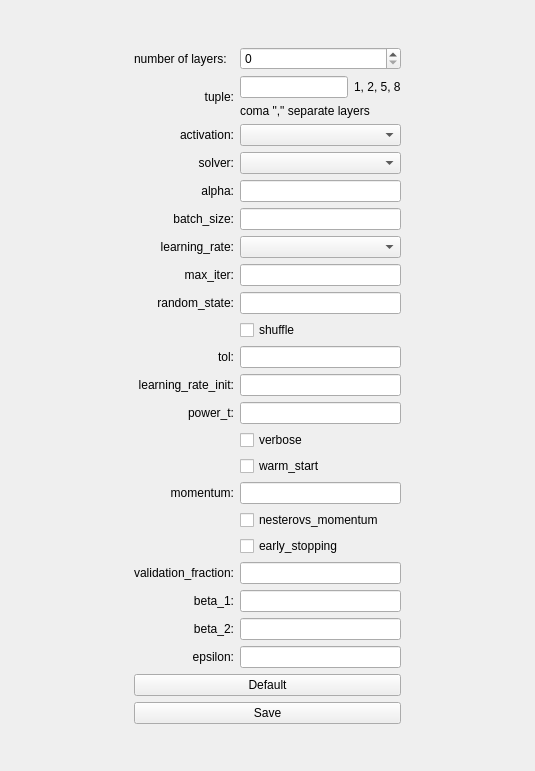
<?xml version="1.0" encoding="UTF-8"?>
<ui version="4.0">
 <class>Form</class>
 <widget class="QWidget" name="Form">
  <property name="geometry">
   <rect>
    <x>0</x>
    <y>0</y>
    <width>535</width>
    <height>771</height>
   </rect>
  </property>
  <property name="windowTitle">
   <string>Form</string>
  </property>
  <layout class="QHBoxLayout" name="horizontalLayout_3">
   <item>
    <layout class="QHBoxLayout" name="horizontalLayout">
     <item>
      <spacer name="horizontalSpacer">
       <property name="orientation">
        <enum>Qt::Horizontal</enum>
       </property>
       <property name="sizeHint" stdset="0">
        <size>
         <width>40</width>
         <height>20</height>
        </size>
       </property>
      </spacer>
     </item>
     <item>
      <layout class="QVBoxLayout" name="verticalLayout_4">
       <item>
        <spacer name="verticalSpacer">
         <property name="orientation">
          <enum>Qt::Vertical</enum>
         </property>
         <property name="sizeHint" stdset="0">
          <size>
           <width>20</width>
           <height>40</height>
          </size>
         </property>
        </spacer>
       </item>
       <item>
        <layout class="QVBoxLayout" name="verticalLayout_2">
         <item>
          <layout class="QGridLayout" name="gridLayout">
           <item row="0" column="0" colspan="2">
            <widget class="QLabel" name="label_9">
             <property name="text">
              <string>number of layers:</string>
             </property>
            </widget>
           </item>
           <item row="0" column="2">
            <widget class="QSpinBox" name="numberOfLayersspinBox"/>
           </item>
           <item row="1" column="0" colspan="2">
            <widget class="QLabel" name="label_16">
             <property name="text">
              <string>tuple:</string>
             </property>
             <property name="alignment">
              <set>Qt::AlignRight|Qt::AlignTrailing|Qt::AlignVCenter</set>
             </property>
            </widget>
           </item>
           <item row="1" column="2">
            <layout class="QVBoxLayout" name="verticalLayout_3">
             <item>
              <layout class="QHBoxLayout" name="horizontalLayout_2">
               <item>
                <widget class="QLineEdit" name="lineEdit"/>
               </item>
               <item>
                <widget class="QLabel" name="label_13">
                 <property name="text">
                  <string>1, 2, 5, 8</string>
                 </property>
                </widget>
               </item>
              </layout>
             </item>
             <item>
              <widget class="QLabel" name="label_14">
               <property name="text">
                <string>coma &quot;,&quot; separate layers</string>
               </property>
              </widget>
             </item>
            </layout>
           </item>
           <item row="2" column="0" colspan="2">
            <widget class="QLabel" name="label_2">
             <property name="text">
              <string>activation:</string>
             </property>
             <property name="alignment">
              <set>Qt::AlignRight|Qt::AlignTrailing|Qt::AlignVCenter</set>
             </property>
            </widget>
           </item>
           <item row="2" column="2">
            <widget class="QComboBox" name="activationComboBox"/>
           </item>
           <item row="3" column="0" colspan="2">
            <widget class="QLabel" name="label_3">
             <property name="text">
              <string>solver:</string>
             </property>
             <property name="alignment">
              <set>Qt::AlignRight|Qt::AlignTrailing|Qt::AlignVCenter</set>
             </property>
            </widget>
           </item>
           <item row="3" column="2">
            <widget class="QComboBox" name="solverComboBox"/>
           </item>
           <item row="4" column="1">
            <widget class="QLabel" name="label_4">
             <property name="text">
              <string>alpha:</string>
             </property>
             <property name="alignment">
              <set>Qt::AlignRight|Qt::AlignTrailing|Qt::AlignVCenter</set>
             </property>
            </widget>
           </item>
           <item row="4" column="2">
            <widget class="QLineEdit" name="alphaLineEdit"/>
           </item>
           <item row="5" column="0" colspan="2">
            <widget class="QLabel" name="label_5">
             <property name="text">
              <string>batch_size:</string>
             </property>
             <property name="alignment">
              <set>Qt::AlignRight|Qt::AlignTrailing|Qt::AlignVCenter</set>
             </property>
            </widget>
           </item>
           <item row="5" column="2">
            <widget class="QLineEdit" name="batch_sizeLineEdit_2"/>
           </item>
           <item row="6" column="0" colspan="2">
            <widget class="QLabel" name="label_6">
             <property name="text">
              <string>learning_rate:</string>
             </property>
             <property name="alignment">
              <set>Qt::AlignRight|Qt::AlignTrailing|Qt::AlignVCenter</set>
             </property>
            </widget>
           </item>
           <item row="6" column="2">
            <widget class="QComboBox" name="learning_rateComboBox"/>
           </item>
           <item row="7" column="0" colspan="2">
            <widget class="QLabel" name="label_7">
             <property name="text">
              <string>max_iter:</string>
             </property>
             <property name="alignment">
              <set>Qt::AlignRight|Qt::AlignTrailing|Qt::AlignVCenter</set>
             </property>
            </widget>
           </item>
           <item row="7" column="2">
            <widget class="QLineEdit" name="max_itereLineEdit"/>
           </item>
           <item row="8" column="0" colspan="2">
            <widget class="QLabel" name="label_8">
             <property name="text">
              <string>random_state:</string>
             </property>
             <property name="alignment">
              <set>Qt::AlignRight|Qt::AlignTrailing|Qt::AlignVCenter</set>
             </property>
            </widget>
           </item>
           <item row="8" column="2">
            <widget class="QLineEdit" name="random_stateLineEdit"/>
           </item>
           <item row="9" column="2">
            <widget class="QCheckBox" name="shuffleCheckBox">
             <property name="text">
              <string>shuffle</string>
             </property>
            </widget>
           </item>
           <item row="10" column="1">
            <widget class="QLabel" name="label_10">
             <property name="text">
              <string>tol:</string>
             </property>
             <property name="alignment">
              <set>Qt::AlignRight|Qt::AlignTrailing|Qt::AlignVCenter</set>
             </property>
            </widget>
           </item>
           <item row="10" column="2">
            <widget class="QLineEdit" name="tolLineEdit"/>
           </item>
           <item row="11" column="0" colspan="2">
            <widget class="QLabel" name="label_11">
             <property name="text">
              <string>learning_rate_init:</string>
             </property>
             <property name="alignment">
              <set>Qt::AlignRight|Qt::AlignTrailing|Qt::AlignVCenter</set>
             </property>
            </widget>
           </item>
           <item row="11" column="2">
            <widget class="QLineEdit" name="learningRateLineEdit"/>
           </item>
           <item row="12" column="0" colspan="2">
            <widget class="QLabel" name="label_12">
             <property name="text">
              <string>power_t:</string>
             </property>
             <property name="alignment">
              <set>Qt::AlignRight|Qt::AlignTrailing|Qt::AlignVCenter</set>
             </property>
            </widget>
           </item>
           <item row="12" column="2">
            <widget class="QLineEdit" name="powerTLineEdit"/>
           </item>
           <item row="13" column="2">
            <widget class="QCheckBox" name="verboseCheckBox">
             <property name="text">
              <string>verbose </string>
             </property>
            </widget>
           </item>
           <item row="14" column="2">
            <widget class="QCheckBox" name="warmStartCheckBox">
             <property name="text">
              <string>warm_start</string>
             </property>
            </widget>
           </item>
           <item row="15" column="0" colspan="2">
            <widget class="QLabel" name="label_15">
             <property name="text">
              <string>momentum:</string>
             </property>
             <property name="alignment">
              <set>Qt::AlignRight|Qt::AlignTrailing|Qt::AlignVCenter</set>
             </property>
            </widget>
           </item>
           <item row="15" column="2">
            <widget class="QLineEdit" name="momentumLineEdit"/>
           </item>
           <item row="16" column="2">
            <widget class="QCheckBox" name="nesterovusLheckBox">
             <property name="text">
              <string>nesterovs_momentum</string>
             </property>
            </widget>
           </item>
           <item row="17" column="2">
            <widget class="QCheckBox" name="earlyStoppingCheckBox">
             <property name="text">
              <string>early_stopping</string>
             </property>
            </widget>
           </item>
           <item row="18" column="0" colspan="2">
            <widget class="QLabel" name="label_18">
             <property name="text">
              <string>validation_fraction:</string>
             </property>
             <property name="alignment">
              <set>Qt::AlignRight|Qt::AlignTrailing|Qt::AlignVCenter</set>
             </property>
            </widget>
           </item>
           <item row="18" column="2">
            <widget class="QLineEdit" name="validationFractionLineEdit"/>
           </item>
           <item row="19" column="0" colspan="2">
            <widget class="QLabel" name="label_19">
             <property name="text">
              <string>beta_1:</string>
             </property>
             <property name="alignment">
              <set>Qt::AlignRight|Qt::AlignTrailing|Qt::AlignVCenter</set>
             </property>
            </widget>
           </item>
           <item row="19" column="2">
            <widget class="QLineEdit" name="veta_1_LineEdit"/>
           </item>
           <item row="20" column="0" colspan="2">
            <widget class="QLabel" name="label_20">
             <property name="text">
              <string>beta_2:</string>
             </property>
             <property name="alignment">
              <set>Qt::AlignRight|Qt::AlignTrailing|Qt::AlignVCenter</set>
             </property>
            </widget>
           </item>
           <item row="20" column="2">
            <widget class="QLineEdit" name="beta_2_LineEdit"/>
           </item>
           <item row="21" column="0" colspan="2">
            <widget class="QLabel" name="label_21">
             <property name="text">
              <string>epsilon:</string>
             </property>
             <property name="alignment">
              <set>Qt::AlignRight|Qt::AlignTrailing|Qt::AlignVCenter</set>
             </property>
            </widget>
           </item>
           <item row="21" column="2">
            <widget class="QLineEdit" name="epsilonLineEdit"/>
           </item>
          </layout>
         </item>
         <item>
          <layout class="QVBoxLayout" name="verticalLayout">
           <item>
            <widget class="QPushButton" name="defaultButton">
             <property name="text">
              <string>Default</string>
             </property>
            </widget>
           </item>
           <item>
            <widget class="QPushButton" name="saveButton">
             <property name="text">
              <string>Save</string>
             </property>
            </widget>
           </item>
          </layout>
         </item>
        </layout>
       </item>
       <item>
        <spacer name="verticalSpacer_2">
         <property name="orientation">
          <enum>Qt::Vertical</enum>
         </property>
         <property name="sizeHint" stdset="0">
          <size>
           <width>20</width>
           <height>40</height>
          </size>
         </property>
        </spacer>
       </item>
      </layout>
     </item>
     <item>
      <spacer name="horizontalSpacer_2">
       <property name="orientation">
        <enum>Qt::Horizontal</enum>
       </property>
       <property name="sizeHint" stdset="0">
        <size>
         <width>40</width>
         <height>20</height>
        </size>
       </property>
      </spacer>
     </item>
    </layout>
   </item>
  </layout>
  <zorder>label_2</zorder>
  <zorder>label_3</zorder>
  <zorder>label_4</zorder>
  <zorder>label_5</zorder>
  <zorder>label_6</zorder>
  <zorder>label_7</zorder>
  <zorder>label_8</zorder>
  <zorder>label_10</zorder>
  <zorder>label_11</zorder>
  <zorder>label_12</zorder>
  <zorder>label_15</zorder>
  <zorder>label_18</zorder>
  <zorder>label_19</zorder>
  <zorder>label_20</zorder>
  <zorder>label_21</zorder>
  <zorder>label_22</zorder>
  <zorder>activationComboBox</zorder>
  <zorder>solverComboBox</zorder>
  <zorder>alphaLineEdit</zorder>
  <zorder>batch_sizeLineEdit_2</zorder>
  <zorder>max_itereLineEdit</zorder>
  <zorder>learning_rateComboBox</zorder>
  <zorder>random_stateLineEdit</zorder>
  <zorder>shuffleCheckBox</zorder>
  <zorder>tolLineEdit</zorder>
  <zorder>learningRateLineEdit</zorder>
  <zorder>powerTLineEdit</zorder>
  <zorder>verboseCheckBox</zorder>
  <zorder>warmStartCheckBox</zorder>
  <zorder>momentumLineEdit</zorder>
  <zorder>commandLinkButton</zorder>
  <zorder>nesterovusLheckBox</zorder>
  <zorder>earlyStoppingCheckBox</zorder>
  <zorder>validationFractionLineEdit</zorder>
  <zorder>veta_1_LineEdit</zorder>
  <zorder>beta_2_LineEdit</zorder>
  <zorder>epsilonLineEdit</zorder>
  <zorder>verticalSpacer</zorder>
  <zorder>verticalSpacer_2</zorder>
  <zorder>verticalSpacer_3</zorder>
  <zorder>verticalSpacer_4</zorder>
  <zorder>verticalSpacer_5</zorder>
  <zorder>saveButton</zorder>
  <zorder>defaultButton</zorder>
  <zorder>numberOfLayerslineEdit</zorder>
  <zorder>label_9</zorder>
  <zorder>lineEdit</zorder>
  <zorder>label_13</zorder>
  <zorder>label_14</zorder>
  <zorder>label_16</zorder>
  <zorder>horizontalSpacer</zorder>
  <zorder>horizontalSpacer_2</zorder>
  <zorder>verticalSpacer</zorder>
  <zorder>verticalSpacer_2</zorder>
 </widget>
 <resources/>
 <connections/>
</ui>
